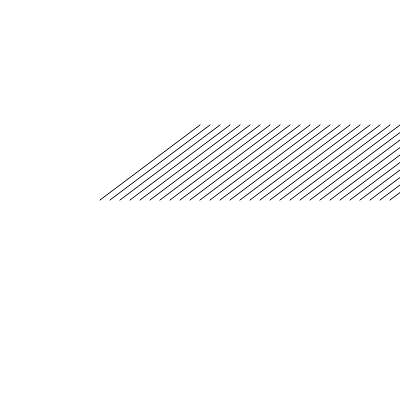
Frame 1 (no input)
Frame 60 (no input): identical to frame 1, image omitted
Frame 120 (the mouse pressed at the canvas centre since frame 60): identical to frame 1, image omitted

The p5.js sketch that drew this single still picture (run headless with seeded random() and noise() and a simulated clock; from frame 60 on, the mouse is pressed at the canvas centre):

// p5.js sketch
// ── sketch.js
function setup() {
  createCanvas(400, 400);
  colorMode(HSB);
}

function draw() {
  background(255);

  for (var x = 100; x < width; x = x + 10) {
    line(x, height/2, x+100, height/2-75);
  }
}
